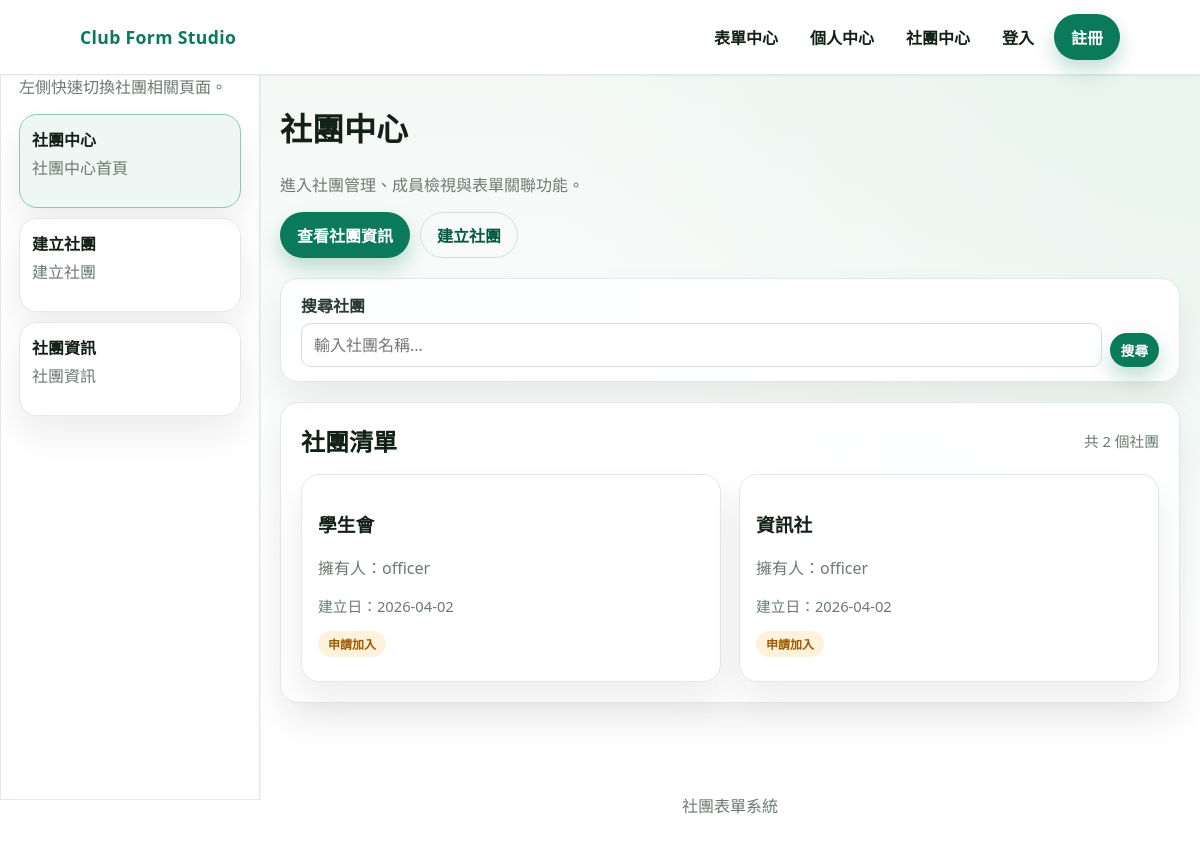
Before: /clubs/clubs_index.php with the older database file.
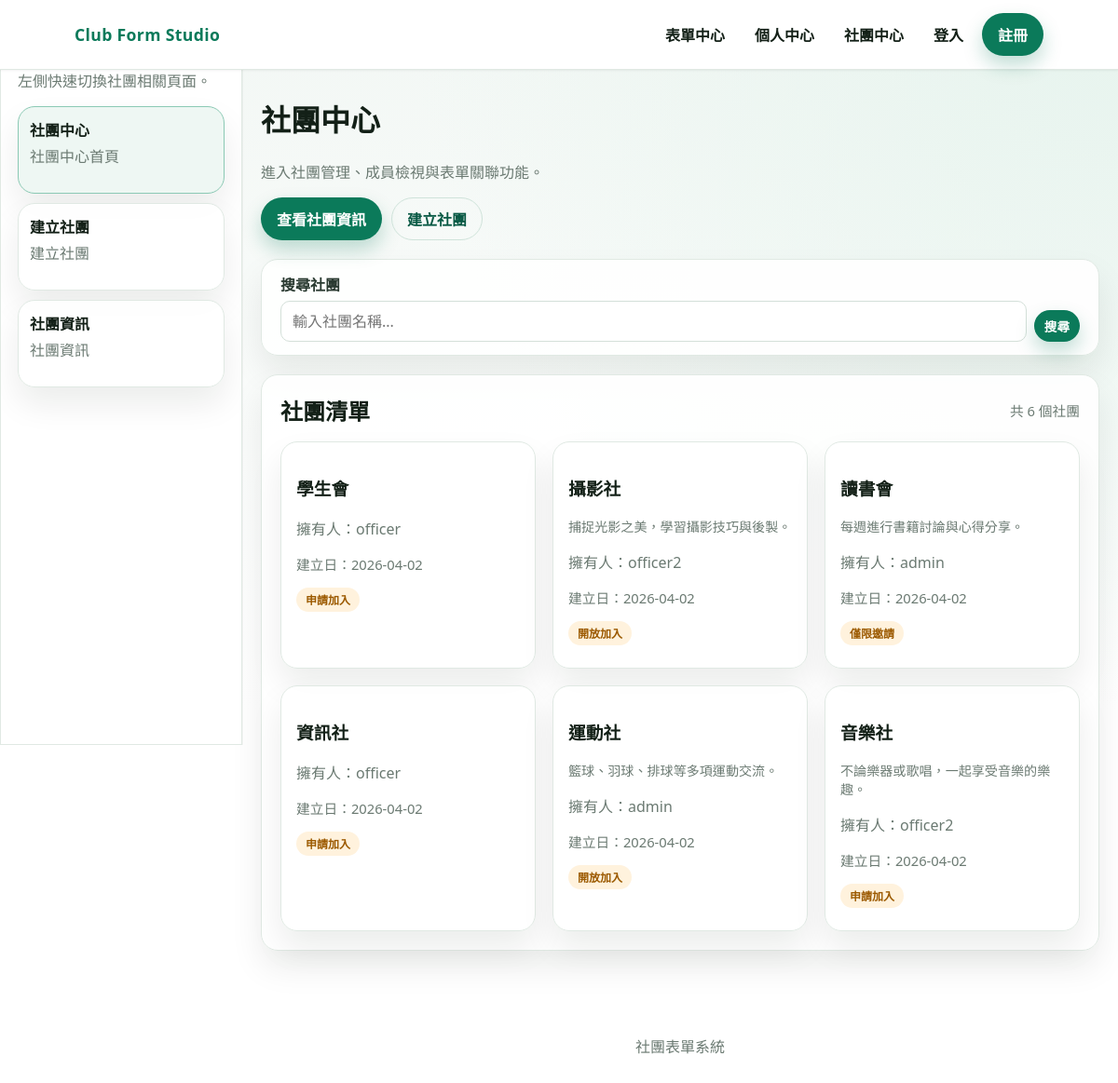
After: the same page with the newer database file.
### tables this page shows
CREATE TABLE clubs (
    id            INT PRIMARY KEY AUTO_INCREMENT      COMMENT '社團唯一識別碼',
    name          VARCHAR(100) UNIQUE NOT NULL        COMMENT '社團名稱，不可重複',
    description   TEXT                                COMMENT '社團簡介說明',
    join_mode     ENUM('open','request','invite_only')
                           DEFAULT 'request'          COMMENT '加入模式：open=開放加入, request=需申請審核, invite_only=僅限邀請',
    visibility    ENUM('public','private')
                           DEFAULT 'public'           COMMENT '可見性：public=公開顯示, private=隱藏',
    owner_user_id INT NOT NULL                        COMMENT '社團建立者（持有人），參照 users.id',
    created_at    TIMESTAMP DEFAULT CURRENT_TIMESTAMP COMMENT '社團建立時間',
    updated_at    TIMESTAMP DEFAULT CURRENT_TIMESTAMP
                           ON UPDATE CURRENT_TIMESTAMP COMMENT '最後更新時間',
    FOREIGN KEY (owner_user_id) REFERENCES users(id) ON DELETE RESTRICT,
    INDEX idx_owner (owner_user_id)
);

CREATE TABLE users (
    id          INT PRIMARY KEY AUTO_INCREMENT        COMMENT '使用者唯一識別碼',
    username    VARCHAR(50)  UNIQUE NOT NULL          COMMENT '登入帳號，不可重複',
    password    VARCHAR(255) NOT NULL                 COMMENT '密碼（SHA256 雜湊）',
    email       VARCHAR(100) UNIQUE NOT NULL          COMMENT '電子郵件，不可重複，用於密碼重設',
    role        ENUM('member','owner','club_officer','admin')
                         DEFAULT 'member'             COMMENT '系統層級身份：member=一般會員, owner=幹部, club_officer=社團持有人, admin=管理員',
    created_at           TIMESTAMP DEFAULT CURRENT_TIMESTAMP   COMMENT '帳號建立時間',
    updated_at           TIMESTAMP DEFAULT CURRENT_TIMESTAMP
                         ON UPDATE CURRENT_TIMESTAMP  COMMENT '最後更新時間',
    remember_token_hash  VARCHAR(64) NULL              COMMENT '記住我 Token 的 SHA256 雜湊（每個使用者僅保留最新一個，取代獨立的 remember_tokens 表）'
);

### clubs/clubs_index.php (the view, shortened to what this page needs)
<?php
$current_user = null;
$is_admin = false;
$errors = [];
$all_clubs = [];
$search = trim($_GET['search'] ?? '');
$page = max(1, (int)($_GET['page'] ?? 1));
$per_page = 12;
try {
    $pdo = get_db();
    $where = '';
    $params = [];
    if (!$is_admin && !$current_user) {
        $where = 'WHERE c.visibility = "public"';
    }
    $count_sql = 'SELECT COUNT(*) FROM clubs c JOIN users u ON u.id = c.owner_user_id ' . $where;
    $count_stmt = $pdo->prepare($count_sql);
    $count_stmt->execute($params);
    $total = (int)$count_stmt->fetchColumn();
    $offset = ($page - 1) * $per_page;
    $list_sql = 'SELECT c.id, c.name, c.description, c.join_mode, c.visibility, u.username AS owner_name, c.created_at FROM clubs c JOIN users u ON u.id = c.owner_user_id ' . $where . ' ORDER BY c.name ASC LIMIT ' . $per_page . ' OFFSET ' . $offset;
    $list_stmt = $pdo->prepare($list_sql);
    $list_stmt->execute($params);
    $all_clubs = $list_stmt->fetchAll();
} catch (Throwable $e) {
    $errors[] = '社團中心載入失敗，請稍後再試。';
}
$join_mode_labels = [
    'open' => '開放加入',
    'request' => '申請加入',
    'invite_only' => '僅限邀請',
];
?>
<!doctype html>
<html lang="zh-Hant">
    <head>
        <link rel="stylesheet" href="../css/app.css" />
    </head>
    <body>
        <?php $base_url = '../'; require __DIR__ . '/../includes/header.php'; ?>
        <main class="section">
            <div class="container" style="display: grid; gap: 20px; grid-template-columns: minmax(0, 1fr); align-items: start">
            <?php require __DIR__ . '/../includes/right.php'; ?>
                <div>
                <h1>社團中心</h1>
                <p class="muted">進入社團管理、成員檢視與表單關聯功能。</p>
                <div style="display: flex; gap: 10px; flex-wrap: wrap; margin: 16px 0 20px">
                    <a class="btn btn-primary" href="./manage.php">查看社團資訊</a>
                    <a class="btn btn-ghost" href="./create.php">建立社團</a>
                </div>
                <div class="panel" style="padding: 14px 20px; margin-bottom: 20px">
                    <form method="GET" action="clubs_index.php" style="display:flex;gap:8px;align-items:end">
                        <div class="field" style="margin-bottom:0;flex:1">
                            <label for="club_search">搜尋社團</label>
                            <input id="club_search" name="search" type="text" placeholder="輸入社團名稱..." value="<?php echo htmlspecialchars($search); ?>" />
                        </div>
                        <button type="submit" class="btn btn-primary btn-small">搜尋</button>
                    </form>
                </div>
                <div class="panel" style="padding: 20px;">
                    <div style="display:flex;align-items:center;justify-content:space-between;flex-wrap:wrap;gap:8px;margin-bottom:16px">
                        <h2 style="margin:0">社團清單</h2>
                        <span class="meta" style="margin-top:0">共 <?php echo number_format($total); ?> 個社團</span>
                    </div>
                    <?php if (empty($all_clubs)) : ?>
                        <p class="muted">
                            <?php if ($search !== ''): ?>
                                找不到符合「<?php echo htmlspecialchars($search); ?>」的社團。
                            <?php else: ?>
                                目前尚無社團。
                            <?php endif; ?>
                        </p>
                    <?php else : ?>
                        <div class="card-grid">
                            <?php foreach ($all_clubs as $club) : ?>
                                <article class="panel" style="padding: 16px">
                                    <h3><?php echo htmlspecialchars($club['name']); ?></h3>
                                    <?php if (!empty($club['description'])): ?>
                                        <p class="muted" style="font-size:0.88rem;margin:4px 0"><?php echo htmlspecialchars(mb_substr($club['description'], 0, 60)) . (mb_strlen($club['description']) > 60 ? '...' : ''); ?></p>
                                    <?php endif; ?>
                                    <p class="muted">擁有人：<?php echo htmlspecialchars($club['owner_name']); ?></p>
                                    <p class="meta">建立日：<?php echo !empty($club['created_at']) ? htmlspecialchars(date('Y-m-d', strtotime($club['created_at']))) : ''; ?></p>
                                    <div style="margin-top:6px;display:flex;gap:4px;flex-wrap:wrap">
                                        <span class="pill"><?php echo htmlspecialchars($join_mode_labels[$club['join_mode']] ?? '申請加入'); ?></span>
                                    </div>
                                </article>
                            <?php endforeach; ?>
                        </div>
                    <?php endif; ?>
                </div>
            </div>
        </main>
        <footer class="footer container">社團表單系統</footer>
    </body>
</html>
<?php
exit();

### includes/header.php (shortened to what this page needs)
<?php
$base_url = isset($base_url) ? $base_url : './';
if (!isset($user_raw)) {
	$user_raw = isset($_SESSION['user']) ? $_SESSION['user'] : null;
}
if (!isset($user)) {
	$user = !empty($user_raw) ? htmlspecialchars($user_raw) : null;
}
?>
<header id="global-topbar" class="topbar" style="position: fixed; left: 0; right: 0; top: 0; z-index: 1000; background: #fff; box-shadow: 0 1px 2px rgba(0,0,0,0.06)">
	<div class="container nav">
		<a href="<?php echo $base_url; ?>index.php" class="brand">Club Form Studio</a>
		<nav class="menu" id="mainMenu">
			<a class="link-btn" href="<?php echo $base_url; ?>forms/forms_index.php">表單中心</a>
			<a class="link-btn" href="<?php echo $base_url; ?>users/user_index.php">個人中心</a>
			<a class="link-btn" href="<?php echo $base_url; ?>clubs/clubs_index.php">社團中心</a>
			<?php if ($user) : ?>
				<a class="btn btn-primary" href="<?php echo $base_url; ?>logout.php">登出</a>
			<?php else : ?>
				<a class="link-btn" href="<?php echo $base_url; ?>login.php">登入</a>
				<a class="btn btn-primary" href="<?php echo $base_url; ?>register.php">註冊</a>
			<?php endif; ?>
		</nav>
	</div>
</header>

### includes/right.php (shortened to what this page needs)
<?php
$all_sections = [
	'forms' => [
		'title' => '表單功能',
		'note' => '表單管理與填寫',
		'links' => [
			['label' => '表單中心', 'href' => 'forms_index.php', 'description' => '表單總覽首頁'],
			['label' => '建立表單', 'href' => 'create.php', 'description' => '建立新表單'],
			['label' => '我的表單', 'href' => 'my_forms.php', 'description' => '查看我建立的表單'],
			['label' => '表單列表', 'href' => 'list.php', 'description' => '所有可填寫的表單']
		]
	],
	'clubs' => [
		'title' => '社團中心功能',
		'note' => '左側快速切換社團相關頁面。',
		'links' => [
			['label' => '社團中心', 'href' => 'clubs_index.php', 'description' => '社團中心首頁'],
			['label' => '建立社團', 'href' => 'create.php', 'description' => '建立社團'],
			['label' => '社團資訊', 'href' => 'manage.php', 'description' => '社團資訊'],
			['label' => '社團設定', 'href' => 'setting.php', 'description' => '社團設定']
		]
	],
	'admin' => [
		'title' => '管理員功能',
		'note' => '系統管理工具',
		'links' => [
			['label' => '管理後台', 'href' => 'admin_index.php', 'description' => '管理員首頁'],
			['label' => '使用者管理', 'href' => 'user_CRUD.php', 'description' => '管理使用者'],
			['label' => '表單管理', 'href' => 'forms_CRUD.php', 'description' => '管理所有表單'],
			['label' => '社團管理', 'href' => 'clubs_CRUD.php', 'description' => '管理所有社團'],
			['label' => '活動記錄', 'href' => 'activity_log.php', 'description' => '系統操作稽核日誌'],
			['label' => 'SQL 檢視', 'href' => 'sql_view.php', 'description' => '資料庫結構'],
			['label' => 'SQL 重置', 'href' => 'sql_reset.php', 'description' => '重新匯入 SQL'],
			['label' => '簡易測試', 'href' => 'test.php', 'description' => '簡易測試頁面']
		]
	],
	'users' => [
		'title' => '個人中心',
		'note' => '個人設定與管理',
		'links' => [
			['label' => '個人資料', 'href' => 'user_index.php', 'description' => '個人資訊'],
			['label' => '帳號設定', 'href' => 'setting.php', 'description' => '修改個人資料']
		]
	]
];
$current_script = $_SERVER['SCRIPT_NAME'] ?? '';
$current_dir = dirname($current_script);
$current_dir = trim(str_replace('\\', '/', $current_dir), '/');
$dir_parts = explode('/', $current_dir);
$section_key = end($dir_parts);
if (!isset($section) || !array_key_exists($section, $all_sections)) {
	$section = isset($all_sections[$section_key]) ? $section_key : 'default';
}
$section_config = $all_sections[$section];
$right_title = $section_config['title'];
$right_note = $section_config['note'];
$right_links = $section_config['links'];
$can_manage = !empty($is_admin_user) || !empty($is_club_officer);
if ($section_key === 'clubs' && !$can_manage) {
	$right_links = array_values(array_filter($right_links, function ($link) {
		return ($link['label'] ?? '') !== '社團設定';
	}));
}
if (!isset($right_base_url)) {
	$right_base_url = './';
}
if (!function_exists('right_build_href')) {
	function right_build_href($base_url, $href)
	{
		return $base_url . ltrim($href, '/');
	}
}
?>
<aside id="global-left-sidebar" class="panel">
	<h2><?php echo htmlspecialchars($right_title); ?></h2>
	<?php if ($right_note !== '') : ?>
		<p class="muted"><?php echo htmlspecialchars($right_note); ?></p>
	<?php endif; ?>
	<div class="sidebar-links">
		<?php foreach ($right_links as $item) : ?>
			<?php
				$href = isset($item['href']) ? (string) $item['href'] : '';
				$label = isset($item['label']) ? (string) $item['label'] : $href;
				$description = isset($item['description']) ? (string) $item['description'] : '';
				$active = false;
				$target = right_build_href($right_base_url, $href);
				if ($href !== '' && $current_script !== '') {
					$normalized = '/' . ltrim($href, '/');
					$active = (substr($current_script, -strlen($normalized)) === $normalized);
				}
			?>
			<a
				href="<?php echo htmlspecialchars($target); ?>"
				class="panel sidebar-link<?php echo $active ? ' active' : ''; ?>"
			>
				<strong><?php echo htmlspecialchars($label); ?></strong>
				<?php if ($description !== '') : ?>
					<p class="muted"><?php echo htmlspecialchars($description); ?></p>
				<?php endif; ?>
			</a>
		<?php endforeach; ?>
	</div>
</aside>

### css/base.css (style rules this page uses)
:root { --bg: #f2f7f4; --bg-soft: #e9f1ed; --card: #ffffff; --text: #132017; --muted: #6b7a72; --brand: #0b7a5a; --brand-strong: #085944; --accent: #f5b357; --border: #e0e9e3; --shadow: 0 18px 35px rgba(10, 24, 18, 0.08); --radius: 18px; --radius-sm: 12px; }
* { box-sizing: border-box; }
body { margin: 0; font-family: "Noto Sans TC", "IBM Plex Sans Thai", "Segoe UI", sans-serif; color: var(--text); background: radial-gradient( circle at top right, #e7f4ee 0%, rgba(231, 244, 238, 0) 45% ), linear-gradient(180deg, var(--bg) 0%, #ffffff 65%); min-height: 100vh; }
a { color: inherit; text-decoration: none; }
.muted { color: var(--muted); }
.meta { color: var(--muted); font-size: 0.92rem; margin-top: 8px; }
.topbar { position: sticky; top: 0; z-index: 10; background: rgba(255, 255, 255, 0.9); backdrop-filter: blur(10px); border-bottom: 1px solid var(--border); }
.container { max-width: 1040px; margin: 0 auto; padding: 0 20px; }
.nav { display: flex; align-items: center; justify-content: space-between; gap: 16px; padding: 14px 0; }
.brand { font-weight: 700; letter-spacing: 0.02em; color: var(--brand); font-size: 1.1rem; }
.menu { display: flex; align-items: center; flex-wrap: wrap; gap: 8px; }
.link-btn { padding: 8px 12px; border-radius: 999px; font-weight: 600; color: var(--text); transition: background 0.2s ease, color 0.2s ease; }
.section { padding: 8px 0 64px; }
.card-grid { display: grid; grid-template-columns: repeat(auto-fit, minmax(240px, 1fr)); gap: 18px; }
.footer { padding: 26px 0 40px; text-align: center; color: var(--muted); }

### css/components.css (style rules this page uses)
.btn { display: inline-flex; align-items: center; justify-content: center; gap: 6px; padding: 10px 16px; border-radius: 999px; font-weight: 600; border: 1px solid transparent; transition: transform 0.2s ease, box-shadow 0.2s ease, background 0.2s ease, color 0.2s ease; }
.btn-primary { background: var(--brand); color: #ffffff; box-shadow: 0 10px 20px rgba(11, 122, 90, 0.25); }
.btn-ghost { background: transparent; color: var(--brand-strong); border-color: #cfe3da; }
.btn-small { padding: 6px 10px; font-size: 0.85rem; }
.pill { display: inline-flex; padding: 4px 10px; border-radius: 999px; background: #fff2dd; color: #9c5a00; font-size: 0.75rem; font-weight: 700; }
.panel { background: rgba(255, 255, 255, 0.92); border-radius: var(--radius); border: 1px solid var(--border); box-shadow: var(--shadow); }
.field { margin-bottom: 14px; }
label { display: block; margin-bottom: 6px; font-weight: 600; color: #2a3a31; }
input, select, textarea { width: 100%; padding: 10px 12px; border: 1px solid #d4e0d9; border-radius: 10px; background: #ffffff; font: inherit; }

### includes/right.php (style rules this page uses)
#global-left-sidebar { position: fixed; left: 0; top: 0; height: 100vh; width: 260px; padding: 18px; overflow: auto; z-index: 999; border-radius: 0; background: #fff; box-shadow: 1px 0 0 rgba(0,0,0,0.04); }
#global-left-sidebar h2 { margin-top: 0; }
#global-left-sidebar > .muted { margin-top: 8px; }
.sidebar-links { display: grid; gap: 10px; margin-top: 14px; }
.sidebar-link { padding: 12px; }
.sidebar-link.active { border-color: #8bc9b4; background: #eef7f3; }
.sidebar-link p.muted { margin-top: 4px; }

Changed rows visible on the page:
added clubs: name "攝影社", description "捕捉光影之美，學習攝影技巧與後製。", owner_user.username "officer2", created_at "2026-04-02", join_mode "開放加入"
added clubs: name "讀書會", description "每週進行書籍討論與心得分享。", owner_user.username "admin", created_at "2026-04-02", join_mode "僅限邀請"
added clubs: name "運動社", description "籃球、羽球、排球等多項運動交流。", owner_user.username "admin", created_at "2026-04-02", join_mode "開放加入"
added clubs: name "音樂社", description "不論樂器或歌唱，一起享受音樂的樂趣。", owner_user.username "officer2", created_at "2026-04-02", join_mode "申請加入"
Other visible differences:
$total: "2" → "6"
